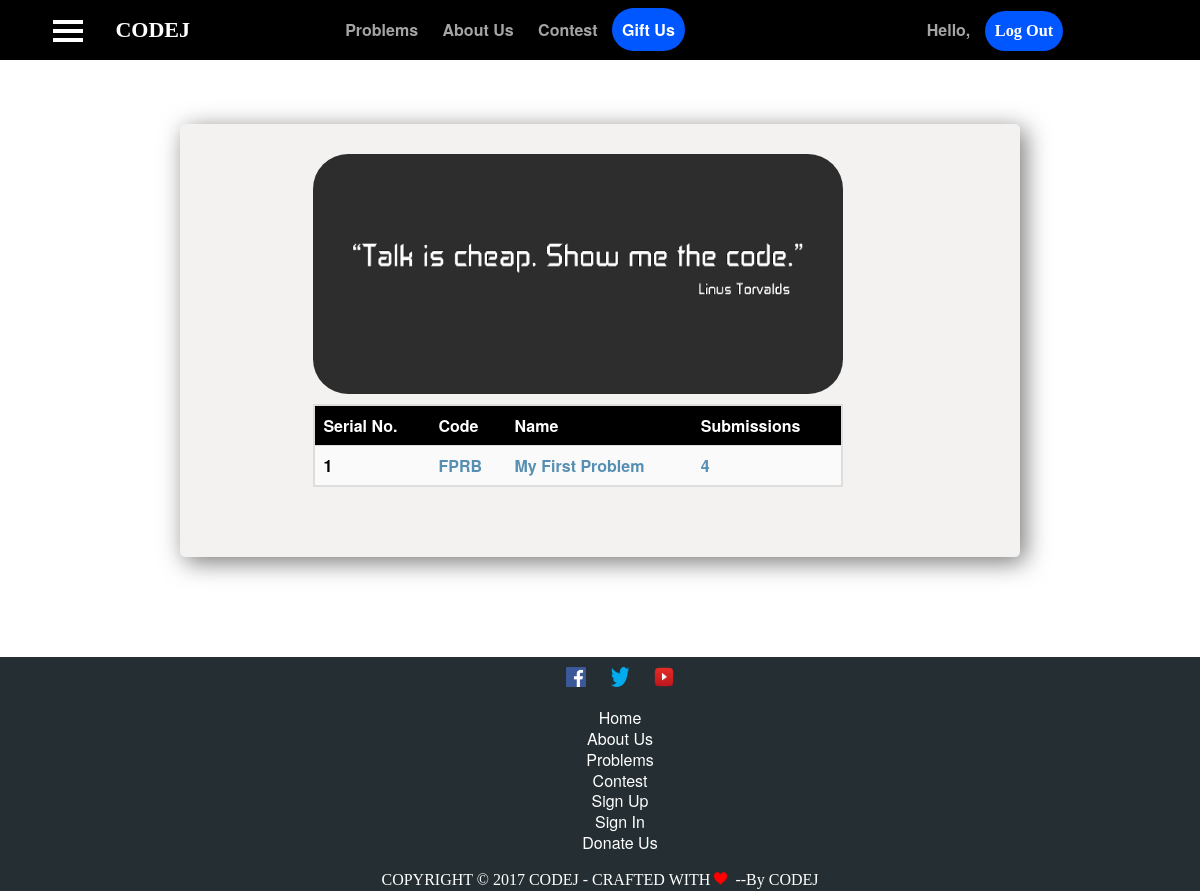
The app's page /problemset/, older data.
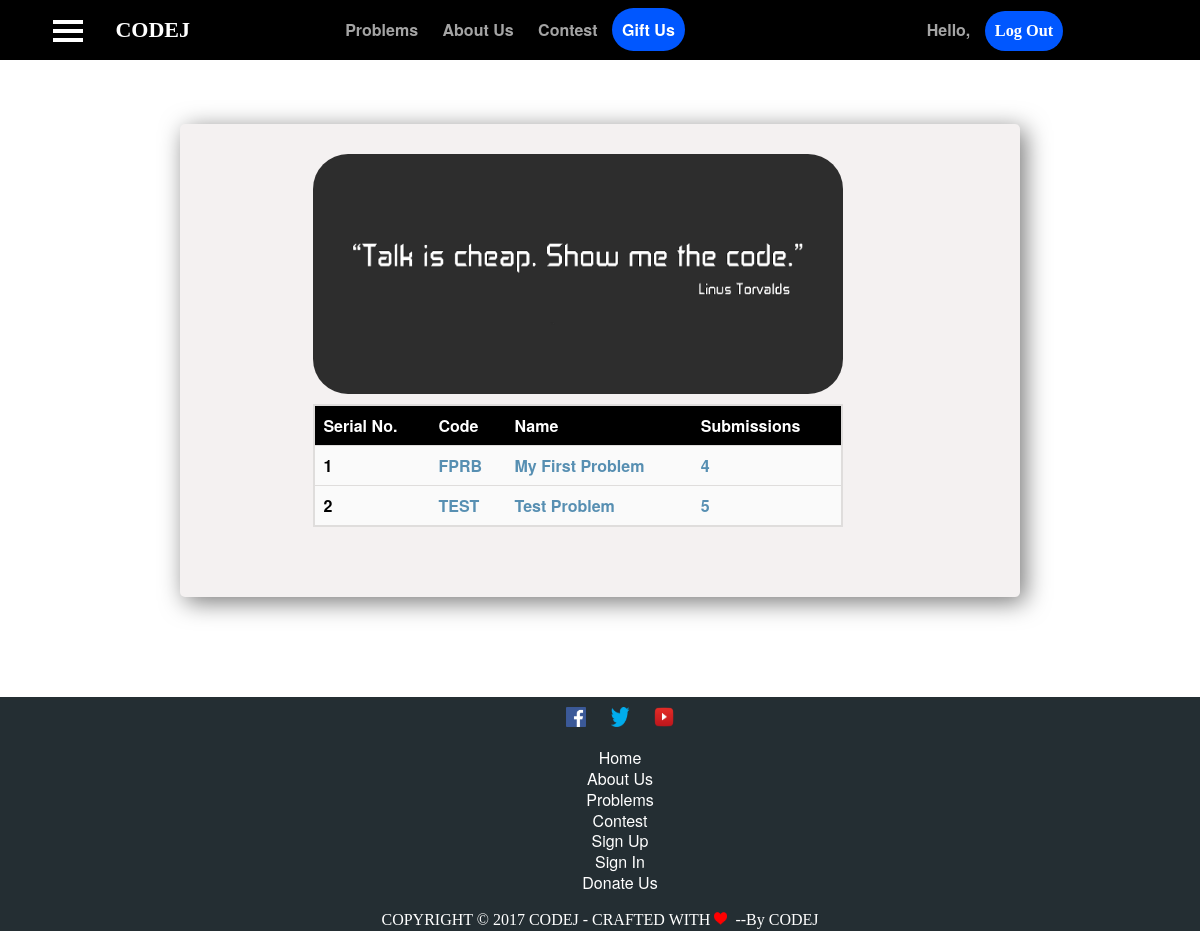
The same page, newer data.
### problemset/models.py (models this page shows, shortened)
class Problem(models.Model):
    code = models.CharField(max_length=10, unique=True)
    name = models.CharField(max_length=50)
    statement = models.CharField(max_length=500)
    input = models.CharField(max_length=100)
    output = models.CharField(max_length=100)
    constraints = models.CharField(max_length=100)
    tl = models.FloatField(default=2.00)
    ml = models.IntegerField()
    users = models.ManyToManyField(User)
    checker = models.FileField(default=settings.MEDIA_ROOT+'/default_tester.cpp')
    created_at = models.DateTimeField(auto_now_add=True)
    @property
    def user_count(self):
        print(self.created_at)
        print("USER_COUNT")
        if self.users is None:
            return '0'
        return str(self.users.count())

### problemset/views.py (the view)
class ProblemSetView(View):
    template_name = 'problemset/problem_set.html'
    def get(self, request):
        problemset = Problem.objects.all().reverse()
        fields = Problem._meta.get_fields()
        return render(request, self.template_name, {'problemset': problemset,
                                                    'fields': fields})

### problemset/templates/problemset/problem_set.html (shortened to what this page needs)
<h3>Problemset</h3>
{% extends 'base.html' %}
{% load staticfiles %}
{% block body %}
<section class="wrap_problemlist">
        <div class="container_problemlist">
            <img src="{% static 'images/talkcheap.png' %}" title="Code Yourself Out!!">
            <table class="problemlisttable">
                <tr id="heading">
                    <th>Serial No.</th>
                    <th>Code</th>
                    <th>Name</th>
                    <th>Submissions</th>
                </tr>
                {% for problem in problemset %}
                    <tr>
                        <td>{{ forloop.counter }}</td>
                        <td><a href="{% url 'problemset:problem' problem.id %}">
                                                    {{ problem.code }}</a></td>
                        <td><a href="{% url 'problemset:problem' problem.id %}">
                                                    {{ problem.name }}</a></td>
                        <td><a href="{% url 'problemset:problem-status' problem.id %}">
                                                {{ problem.user_count }}</a></td>
                    </tr>
                {% endfor %}
            </table>
        </div>
</section>
{% endblock %}

Row changes from the older to the newer data that the page shows:
added Problem: code "TEST", name "Test Problem", user_count "5"
